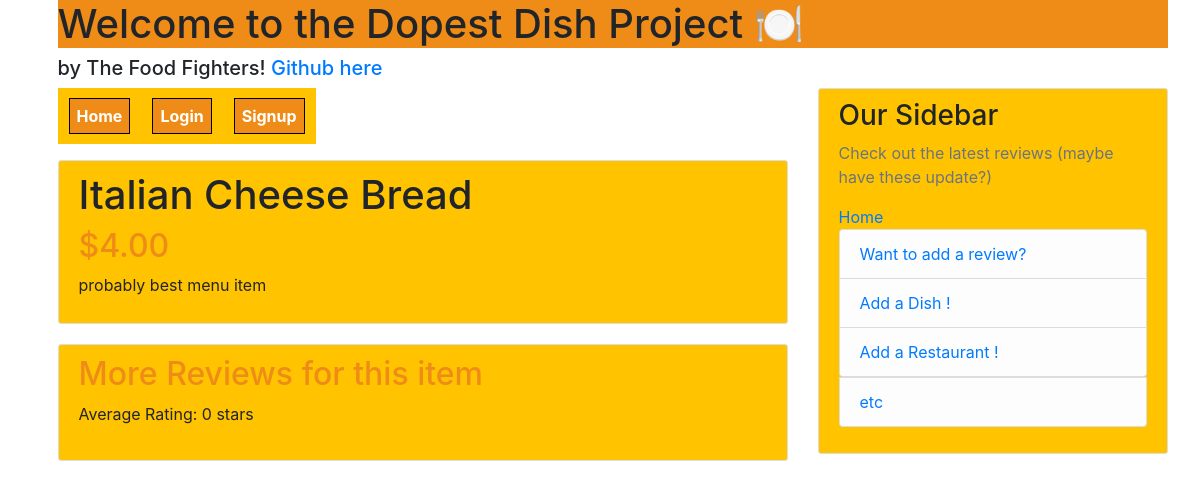
The page /dish/2/ on the database as committed earlier.
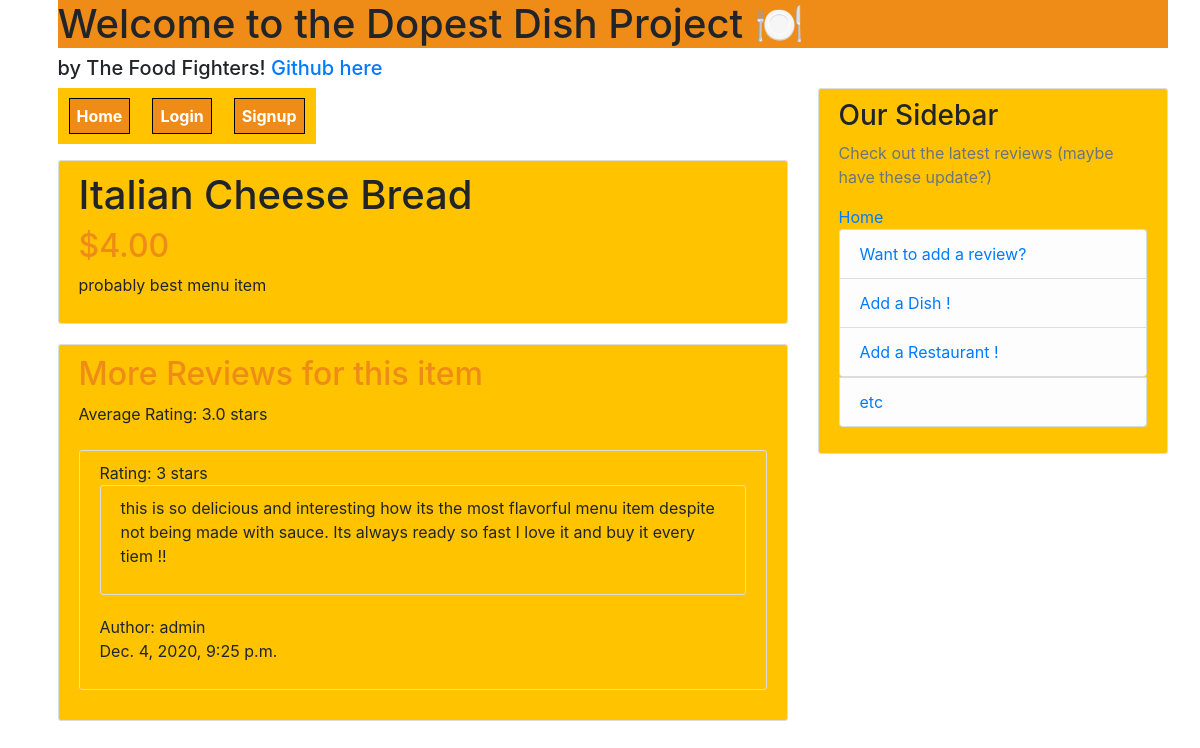
The same page on the database as committed later.
### reviews/models.py (models this page shows, shortened)
class Review(models.Model):
    stars = [
        (1, '1 star'),
        (2, '2 stars'),
        (3, '3 stars'),
        (4, '4 stars'),
        (5, '5 stars'),
    ]
    dish = models.ForeignKey(Dish, on_delete=models.CASCADE)
    restaurant = models.ForeignKey(Restaurant, on_delete=models.CASCADE)
    review_text = models.TextField()
    rating = models.PositiveIntegerField(choices=stars)
    date_posted = models.DateTimeField(default=timezone.now)
    author = models.ForeignKey(User, on_delete=models.CASCADE)
    class Meta:
        verbose_name_plural = "reviews"
        constraints = [
            models.UniqueConstraint(fields=['author','dish','restaurant'], name='oneVote')
        ]

### dishes/views.py (the view)
# urls.py: path('dish/<int:id>/', dish_view, name='dish-details'),
def dish_view(request,id):
    obj = Dish.objects.get(id=id)
    reviewList = []
    avgRating = 0
    i = 0
    if Review.objects.filter(dish=obj.id).exists():
            reviewList = Review.objects.filter(dish=obj.id)
    for r in reviewList:
        i+=1
        avgRating += r.rating
    if i > 0:
        avgRating /= i
    context = {
    'object':obj,
    'reviewList':reviewList,
    'avgRating':avgRating
    }
    print(obj)
    return render(request,"dishes/dish_details.html",context)

### dishes/models.py (called while the page is built)
    def __str__(self):
        return self.title

### dishes/templates/dishes/dish_details.html
{% extends "base.html" %}
{% load crispy_forms_tags %}
{% block content %}
    <div class="content-section">
      <h1>{{object.title}}</h1>
      <h2>${{object.price}}</h2>
      <p>{{object.description}}</p>
    </div>
    <div class="content-section">
      <h2>More Reviews for this item</h2>
      <p1>Average Rating: {{avgRating}} stars</p1>
      <br></br>
      {% for post in reviewList %}
      <div class="content-section">
      <p1>Rating: {{post.rating}} stars</p1>
      <div class="content-section">
        <p>{{post.review_text}}</p>
        </div>
        <p1>Author: {{post.author}} </p1>
        <p>{{post.date_posted}} </p>
        </div>
          {% endfor %}
    </div>
{% endblock content %}

Rows that differ between the two databases and show on the page:
added Review: rating "3", review_text "this is so delicious and interesting how its the most flavorful menu item despite not being made with sauce. Its always ready so fast I love it and buy it every tiem !!", author "admin", date_posted "Dec. 4, 2020, 9:25 p.m."
Other text that changed with them:
{{ avgRating }}: "0" → "3.0"
